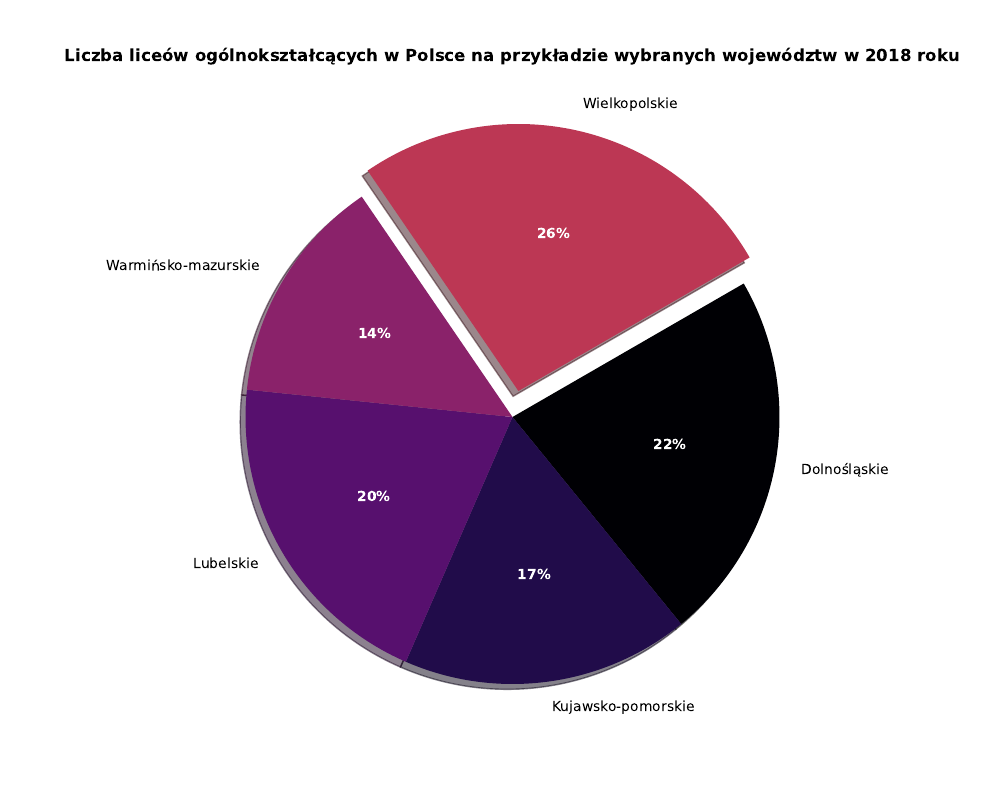

Write the Python code that produced this figure.
import pandas as pd
import numpy as np
import matplotlib.pyplot as plt

data = pd.read_excel("licea1.xlsx")

value_over_80 = data[data["Wartość"] >= 80]
values = value_over_80["Wartość"]
provinces = value_over_80["Nazwa"].str.capitalize()

sizes = values
labels = provinces
colors = plt.cm.inferno(np.linspace(0,0.5, len(sizes)))
explode = (0, 0, 0, 0, 0.1)

plt.figure(figsize = (10,8))

for label in labels:
    label.lower()

wedges, texts, autotexts = plt.pie(sizes,
                                   labels = labels,
                                   explode = explode,
                                   colors = colors,
                                   autopct = "%1.0f%%",
                                   shadow = True,
                                   startangle = 30,
                                   counterclock = False
                                   )

for autotext in autotexts:
    autotext.set_color("white")
    autotext.set_fontsize(10)
    autotext.set_fontweight("bold")

for text in texts:
    autotext.set_fontsize(10)
    autotext.set_fontweight("bold")

plt.title("Liczba liceów ogólnokształcących w Polsce na przykładzie wybranych województw w 2018 roku",
          color = "black",
          fontweight = "bold",
          size = 12,
          loc = "center",
          pad = 25)

plt.axis("equal")

plt.savefig("35.1.pdf", format="pdf")

plt.show(block=True)

